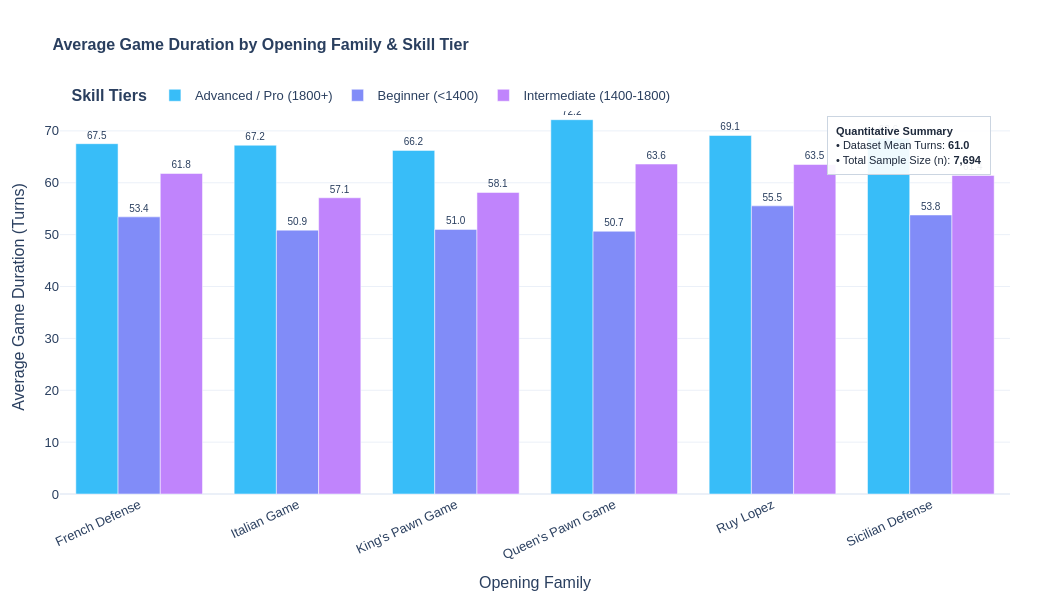

Notebook code for this chart:
### Markdown cell above
## 2.2. Bar Graph

### **EDA 2 :Is game duration primarily driven by opening selection or by player skill level (avg_rating / skill_tier)?**

*In order to conduct analysis, I have grouped bar chart to compare average game durations (in turns) across the top 8 opening families,which is segmented further by player skill tier (Beginner, Intermediate, and Advanced/Pro).*

**Details of the code**

1. **Rating Tier Segmentation**
Calculates the average match rating (avg_rating) from white and black player ratings and maps each game into a distinct skill_tier (Beginner, Intermediate, or Advanced/Pro) using a custom classification function.

2. **Data Filtering**
Isolates the dataset to focus exclusively on the top 6 most frequent chess opening families.

3. **Data Aggregation**
Groups the data by both opening_family and skill_tier to compute the average game duration (mean_turns) and sample count (game_count) for each combination.

4. **Global Metric Computation**
Calculates overall dataset metrics (total sample size and global mean turns) to establish a baseline for annotations.

5. **Grouped Bar Chart Construction**
Builds a grouped bar chart using Plotly Express (px.bar), displaying opening families on the X-axis, average turns on the Y-axis, and splitting/coloring bars by skill tier.

6. **Trace & Label Configuration**
Formats the data labels to automatically show the exact turn values on top of each bar.

7. **Summary Annotation & Layout Styling**
Injects a formatted Quantitative Summary Box into the layout, applies a clean white template, and customizes dimensions, fonts, margins, and the horizontal legend position.

### Code cell
import plotly.express as px
import pandas as pd

# 1. Define rating tier segmentation
chess['avg_rating'] = (chess['white_rating'] + chess['black_rating']) / 2

def get_skill_tier(rating):
    if rating < 1400:
        return 'Beginner (<1400)'
    elif rating < 1800:
        return 'Intermediate (1400-1800)'
    else:
        return 'Advanced / Pro (1800+)'

chess['skill_tier'] = chess['avg_rating'].apply(get_skill_tier)

# 2. Filter for top opening families
top_families = chess['opening_family'].value_counts().head(6).index
filtered_chess = chess[chess['opening_family'].isin(top_families)]

# 3. Group by opening family and skill tier to calculate average turns
bar_stats = filtered_chess.groupby(['opening_family', 'skill_tier']).agg(
    mean_turns=('turns', 'mean'),
    game_count=('turns', 'count')
).reset_index()
    
# 4. Compute overall dataset metrics for the summary box
overall_mean_turns = filtered_chess['turns'].mean()
total_games = len(filtered_chess)

# 5. Create grouped bar chart
fig = px.bar(
    bar_stats,
    x='opening_family',
    y='mean_turns',
    color='skill_tier',
    barmode='group',
    text_auto='.1f',
    hover_data={'game_count': True, 'mean_turns': ':.2f'},
    title='<b>Average Game Duration by Opening Family & Skill Tier</b>',
    labels={
        'opening_family': 'Opening Family',
        'mean_turns': 'Average Game Duration (Turns)',
        'skill_tier': 'Skill Tier',
        'game_count': 'Total Games'
    },
    color_discrete_sequence=['#38bdf8', '#818cf8', '#c084fc']
)

# 6. Styling and layout adjustments
fig.update_traces(
    textfont_size=10, 
    textangle=0, 
    textposition="outside", 
    cliponaxis=False
)

# 7. Add Quantitative Summary Box
stats_text = (
    f"<b>Quantitative Summary</b><br>"
    f"• Dataset Mean Turns: <b>{overall_mean_turns:.1f}</b><br>"
    f"• Total Sample Size (n): <b>{total_games:,}</b>"
)

fig.add_annotation(
    x=0.98, 
    y=0.96,
    xref="paper", 
    yref="paper",
    text=stats_text,
    showarrow=False,
    font=dict(size=11, color="#1e293b"),
    align="left",
    bgcolor="rgba(255, 255, 255, 0.92)",
    bordercolor="#cbd5e1",
    borderwidth=1,
    borderpad=8
)

fig.update_layout(
    template="plotly_white",
    width=1050,
    height=600,
    font=dict(size=13, family="Arial"),
    title_font=dict(size=16),
    legend=dict(title="<b>Skill Tiers</b>", orientation="h", y=1.05, x=0.01),
    margin=dict(l=60, r=40, t=100, b=80),
    xaxis_tickangle=-25
)

fig.show()

### Figure 1 — Plotly figure (JSON) as saved in the notebook; plotly's stock layout.template omitted (floating-point values rounded to 4 significant figures)
{"data": [{"alignmentgroup": "True", "cliponaxis": false, "customdata": [[352], [160], [25], [246], [213], [825]], "hovertemplate": "Skill Tier=Advanced / Pro (1800+)<br>Opening Family=%{x}<br>Average Game Duration (Turns)=%{y:.2f}<br>Total Games=%{customdata[0]}<extra></extra>", "legendgroup": "Advanced / Pro (1800+)", "marker": {"color": "#38bdf8", "pattern": {"shape": ""}}, "name": "Advanced / Pro (1800+)", "offsetgroup": "Advanced / Pro (1800+)", "orientation": "v", "showlegend": true, "textangle": 0, "textfont": {"size": 10}, "textposition": "outside", "texttemplate": "%{y:.1f}", "type": "bar", "x": ["French Defense", "Italian Game", "King's Pawn Game", "Queen's Pawn Game", "Ruy Lopez", "Sicilian Defense"], "xaxis": "x", "y": [67.53, 67.23, 66.24, 72.15, 69.11, 68.6], "yaxis": "y"}, {"alignmentgroup": "True", "cliponaxis": false, "customdata": [[262], [201], [455], [245], [163], [338]], "hovertemplate": "Skill Tier=Beginner (<1400)<br>Opening Family=%{x}<br>Average Game Duration (Turns)=%{y:.2f}<br>Total Games=%{customdata[0]}<extra></extra>", "legendgroup": "Beginner (<1400)", "marker": {"color": "#818cf8", "pattern": {"shape": ""}}, "name": "Beginner (<1400)", "offsetgroup": "Beginner (<1400)", "orientation": "v", "showlegend": true, "textangle": 0, "textfont": {"size": 10}, "textposition": "outside", "texttemplate": "%{y:.1f}", "type": "bar", "x": ["French Defense", "Italian Game", "King's Pawn Game", "Queen's Pawn Game", "Ruy Lopez", "Sicilian Defense"], "xaxis": "x", "y": [53.42, 50.87, 51.01, 50.65, 55.55, 53.79], "yaxis": "y"}, {"alignmentgroup": "True", "cliponaxis": false, "customdata": [[692], [620], [437], [568], [482], [1410]], "hovertemplate": "Skill Tier=Intermediate (1400-1800)<br>Opening Family=%{x}<br>Average Game Duration (Turns)=%{y:.2f}<br>Total Games=%{customdata[0]}<extra></extra>", "legendgroup": "Intermediate (1400-1800)", "marker": {"color": "#c084fc", "pattern": {"shape": ""}}, "name": "Intermediate (1400-1800)", "offsetgroup": "Intermediate (1400-1800)", "orientation": "v", "showlegend": true, "textangle": 0, "textfont": {"size": 10}, "textposition": "outside", "texttemplate": "%{y:.1f}", "type": "bar", "x": ["French Defense", "Italian Game", "King's Pawn Game", "Queen's Pawn Game", "Ruy Lopez", "Sicilian Defense"], "xaxis": "x", "y": [61.79, 57.1, 58.13, 63.6, 63.52, 61.4], "yaxis": "y"}], "layout": {"annotations": [{"align": "left", "bgcolor": "rgba(255, 255, 255, 0.92)", "bordercolor": "#cbd5e1", "borderpad": 8, "borderwidth": 1, "font": {"color": "#1e293b", "size": 11}, "showarrow": false, "text": "<b>Quantitative Summary</b><br>• Dataset Mean Turns: <b>61.0</b><br>• Total Sample Size (n): <b>7,694</b>", "x": 0.98, "xref": "paper", "y": 0.96, "yref": "paper"}], "barmode": "group", "font": {"family": "Arial", "size": 13}, "height": 600, "legend": {"orientation": "h", "title": {"text": "<b>Skill Tiers</b>"}, "tracegroupgap": 0, "x": 0.01, "y": 1.05}, "margin": {"b": 80, "l": 60, "r": 40, "t": 100}, "title": {"font": {"size": 16}, "text": "<b>Average Game Duration by Opening Family & Skill Tier</b>"}, "width": 1050, "xaxis": {"anchor": "y", "domain": [0, 1], "tickangle": -25, "title": {"text": "Opening Family"}}, "yaxis": {"anchor": "x", "domain": [0, 1], "title": {"text": "Average Game Duration (Turns)"}}}}
